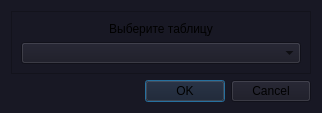
<?xml version="1.0" encoding="UTF-8"?>
<ui version="4.0">
 <class>tableSeletion_dialog</class>
 <widget class="QDialog" name="tableSeletion_dialog">
  <property name="geometry">
   <rect>
    <x>0</x>
    <y>0</y>
    <width>322</width>
    <height>113</height>
   </rect>
  </property>
  <property name="sizePolicy">
   <sizepolicy hsizetype="Preferred" vsizetype="Preferred">
    <horstretch>0</horstretch>
    <verstretch>0</verstretch>
   </sizepolicy>
  </property>
  <property name="windowTitle">
   <string>Dialog</string>
  </property>
  <property name="styleSheet">
   <string notr="true">background-color:rgb(24,24,36);
</string>
  </property>
  <layout class="QVBoxLayout" name="verticalLayout_2">
   <item>
    <widget class="QFrame" name="frame">
     <property name="minimumSize">
      <size>
       <width>0</width>
       <height>50</height>
      </size>
     </property>
     <property name="maximumSize">
      <size>
       <width>16777215</width>
       <height>80</height>
      </size>
     </property>
     <property name="frameShape">
      <enum>QFrame::StyledPanel</enum>
     </property>
     <property name="frameShadow">
      <enum>QFrame::Raised</enum>
     </property>
     <layout class="QVBoxLayout" name="verticalLayout">
      <item>
       <widget class="QLabel" name="label">
        <property name="text">
         <string>Выберите таблицу</string>
        </property>
        <property name="textFormat">
         <enum>Qt::AutoText</enum>
        </property>
        <property name="alignment">
         <set>Qt::AlignCenter</set>
        </property>
       </widget>
      </item>
      <item>
       <widget class="QComboBox" name="selectTable_box"/>
      </item>
     </layout>
    </widget>
   </item>
   <item>
    <widget class="QDialogButtonBox" name="buttonBox">
     <property name="orientation">
      <enum>Qt::Horizontal</enum>
     </property>
     <property name="standardButtons">
      <set>QDialogButtonBox::Cancel|QDialogButtonBox::Ok</set>
     </property>
    </widget>
   </item>
  </layout>
 </widget>
 <resources/>
 <connections>
  <connection>
   <sender>buttonBox</sender>
   <signal>accepted()</signal>
   <receiver>tableSeletion_dialog</receiver>
   <slot>accept()</slot>
   <hints>
    <hint type="sourcelabel">
     <x>248</x>
     <y>254</y>
    </hint>
    <hint type="destinationlabel">
     <x>157</x>
     <y>274</y>
    </hint>
   </hints>
  </connection>
  <connection>
   <sender>buttonBox</sender>
   <signal>rejected()</signal>
   <receiver>tableSeletion_dialog</receiver>
   <slot>reject()</slot>
   <hints>
    <hint type="sourcelabel">
     <x>316</x>
     <y>260</y>
    </hint>
    <hint type="destinationlabel">
     <x>286</x>
     <y>274</y>
    </hint>
   </hints>
  </connection>
 </connections>
</ui>
